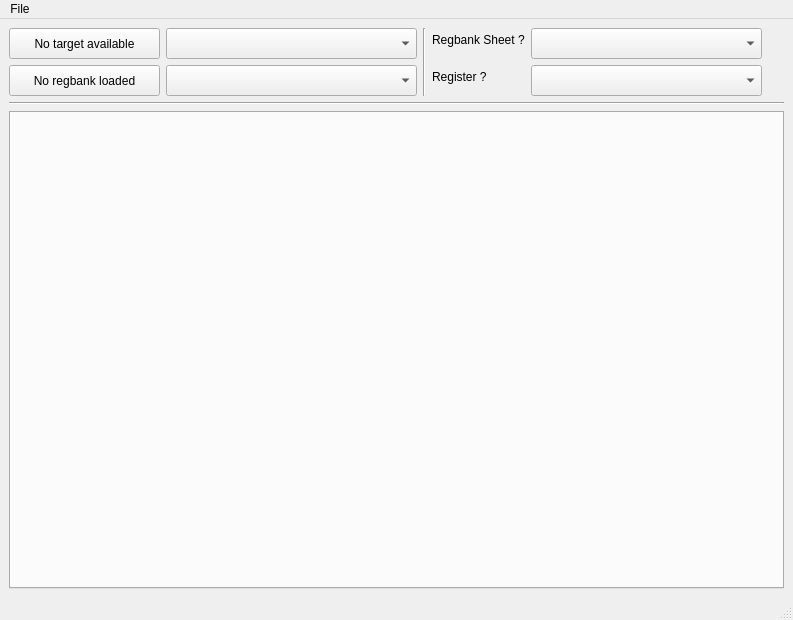
<?xml version="1.0" encoding="UTF-8"?>
<ui version="4.0">
 <class>regbank_reader_main</class>
 <widget class="QMainWindow" name="regbank_reader_main">
  <property name="geometry">
   <rect>
    <x>0</x>
    <y>0</y>
    <width>793</width>
    <height>620</height>
   </rect>
  </property>
  <property name="windowTitle">
   <string>MainWindow</string>
  </property>
  <widget class="QWidget" name="centralwidget">
   <layout class="QVBoxLayout" name="verticalLayout">
    <item>
     <layout class="QHBoxLayout" name="horizontalLayout_2">
      <item>
       <layout class="QFormLayout" name="formLayout_2">
        <item row="0" column="0">
         <widget class="QPushButton" name="target_button">
          <property name="minimumSize">
           <size>
            <width>151</width>
            <height>31</height>
           </size>
          </property>
          <property name="maximumSize">
           <size>
            <width>151</width>
            <height>31</height>
           </size>
          </property>
          <property name="text">
           <string>No target available</string>
          </property>
         </widget>
        </item>
        <item row="0" column="1">
         <widget class="QComboBox" name="target_selection">
          <property name="minimumSize">
           <size>
            <width>251</width>
            <height>31</height>
           </size>
          </property>
          <property name="maximumSize">
           <size>
            <width>251</width>
            <height>31</height>
           </size>
          </property>
          <property name="editable">
           <bool>false</bool>
          </property>
         </widget>
        </item>
        <item row="1" column="0">
         <widget class="QPushButton" name="regbank_button">
          <property name="minimumSize">
           <size>
            <width>151</width>
            <height>31</height>
           </size>
          </property>
          <property name="maximumSize">
           <size>
            <width>151</width>
            <height>31</height>
           </size>
          </property>
          <property name="text">
           <string>No regbank loaded</string>
          </property>
         </widget>
        </item>
        <item row="1" column="1">
         <widget class="QComboBox" name="regbank_selection">
          <property name="minimumSize">
           <size>
            <width>251</width>
            <height>31</height>
           </size>
          </property>
          <property name="maximumSize">
           <size>
            <width>251</width>
            <height>31</height>
           </size>
          </property>
         </widget>
        </item>
       </layout>
      </item>
      <item>
       <widget class="Line" name="line_2">
        <property name="orientation">
         <enum>Qt::Vertical</enum>
        </property>
       </widget>
      </item>
      <item>
       <layout class="QFormLayout" name="formLayout">
        <item row="0" column="0">
         <widget class="QLabel" name="label_2">
          <property name="text">
           <string>Regbank Sheet ?</string>
          </property>
         </widget>
        </item>
        <item row="0" column="1">
         <widget class="QComboBox" name="register_sheet_selection">
          <property name="minimumSize">
           <size>
            <width>231</width>
            <height>31</height>
           </size>
          </property>
          <property name="maximumSize">
           <size>
            <width>231</width>
            <height>31</height>
           </size>
          </property>
         </widget>
        </item>
        <item row="1" column="0">
         <widget class="QLabel" name="label_3">
          <property name="text">
           <string>Register ?</string>
          </property>
         </widget>
        </item>
        <item row="1" column="1">
         <widget class="QComboBox" name="register_selection">
          <property name="minimumSize">
           <size>
            <width>231</width>
            <height>31</height>
           </size>
          </property>
          <property name="maximumSize">
           <size>
            <width>231</width>
            <height>31</height>
           </size>
          </property>
         </widget>
        </item>
       </layout>
      </item>
     </layout>
    </item>
    <item>
     <widget class="Line" name="line_3">
      <property name="orientation">
       <enum>Qt::Horizontal</enum>
      </property>
     </widget>
    </item>
    <item>
     <layout class="QHBoxLayout" name="horizontalLayout">
      <item>
       <layout class="QFormLayout" name="formLayout_3">
        <property name="fieldGrowthPolicy">
         <enum>QFormLayout::AllNonFixedFieldsGrow</enum>
        </property>
       </layout>
      </item>
      <item>
       <layout class="QFormLayout" name="formLayout_4">
        <property name="fieldGrowthPolicy">
         <enum>QFormLayout::AllNonFixedFieldsGrow</enum>
        </property>
       </layout>
      </item>
     </layout>
    </item>
    <item>
     <widget class="QTabWidget" name="registers_tab_widget">
      <property name="minimumSize">
       <size>
        <width>773</width>
        <height>304</height>
       </size>
      </property>
      <property name="currentIndex">
       <number>-1</number>
      </property>
     </widget>
    </item>
   </layout>
  </widget>
  <widget class="QMenuBar" name="menubar">
   <property name="geometry">
    <rect>
     <x>0</x>
     <y>0</y>
     <width>793</width>
     <height>29</height>
    </rect>
   </property>
   <widget class="QMenu" name="menuFile">
    <property name="title">
     <string>File</string>
    </property>
   </widget>
   <addaction name="menuFile"/>
  </widget>
  <widget class="QStatusBar" name="statusbar"/>
  <action name="actionLoad_Regbank">
   <property name="text">
    <string>Load Regbank</string>
   </property>
  </action>
 </widget>
 <resources/>
 <connections/>
</ui>
